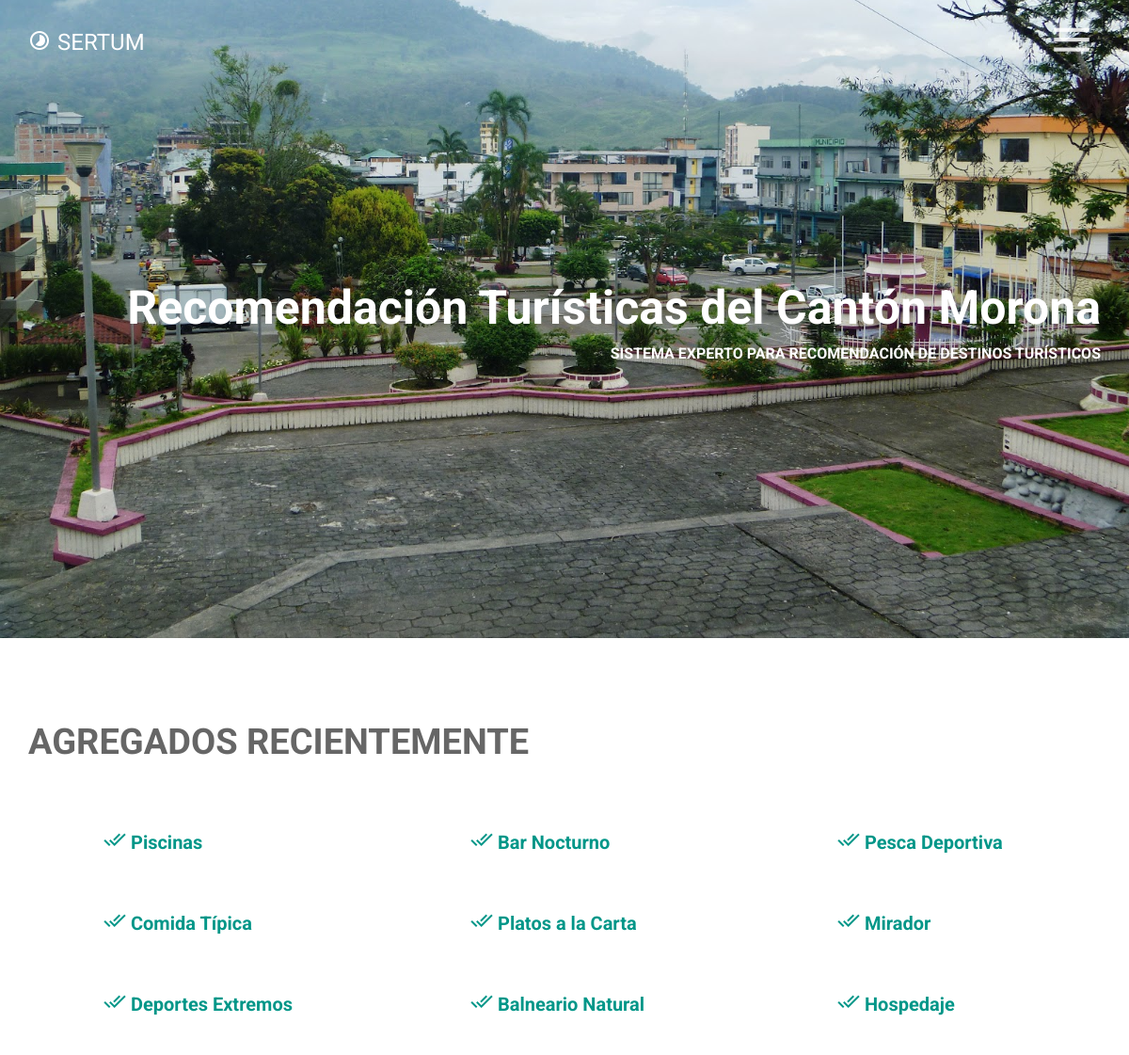
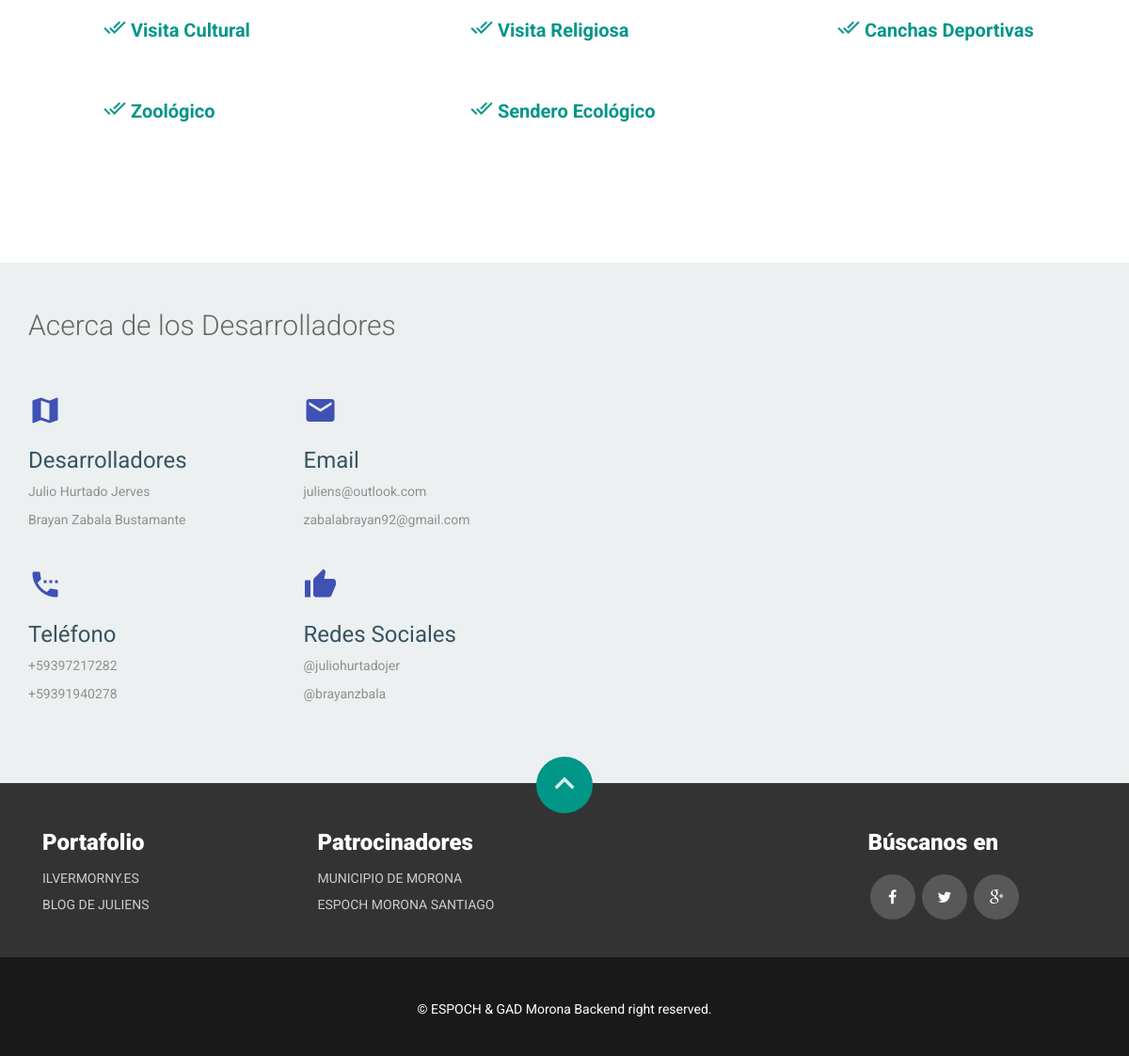
The app's page /servicios/ with its own data (2 pictures, top to bottom).
### servicio/models.py (models this page shows, shortened)
class Service(models.Model):
    name = models.CharField(max_length=256, unique=True)
    slug = AutoSlugField(unique=True, populate_from='name', always_update=True, null=True, default=name)

### servicio/views.py (the view)
# urls.py: url(r'^servicios/$', ListServiceView.as_view(), name='service_list'),
class ListServiceView(ListView):
    model = Service
    template_name = "service_list.html"
    context_object_name = 'services'

### servicio/templates/service_list.html (shortened to what this page needs)
{% extends 'base.html' %}
{% load app_filters %}
{% block content_title %}
    Agregados Recientemente
{% endblock %}
{% block content %}
    {% for service in services %}
        <div class="col-md-4 col-sm-6 wow fadeInDown" data-wow-duration="1000ms" data-wow-delay="300ms">
            <div class="features">
                <div class="features-text">
                    <h4><a href="{{ service.slug }}"><i class="mdi-action-done-all"></i> {{ service.name }}</a> </h4>
                </div>
            </div>
        </div>
    {% endfor %}
{% endblock %}

### centro/static/css/main.css (style rules this page uses)
body { font-family: 'Roboto', sans-serif; color: #666; font-size: 14px; font-weight: 400; background: #fff; }
#features .features { margin: 30px 0; }
#features .features h4 { margin-bottom: 10px; font-size: 20px; font-weight: 700; color: #3f51b5; }
#features .features .features-text { padding-left: 80px; }

### records on screen
Service: name "Piscinas"
Service: name "Bar Nocturno"
Service: name "Pesca Deportiva"
Service: name "Comida Típica"
Service: name "Platos a la Carta"
Service: name "Mirador"
Service: name "Deportes Extremos"
Service: name "Balneario Natural"
Service: name "Hospedaje"
Service: name "Visita Cultural"
Service: name "Visita Religiosa"
Service: name "Canchas Deportivas"
Service: name "Zoológico"
Service: name "Sendero Ecológico"
